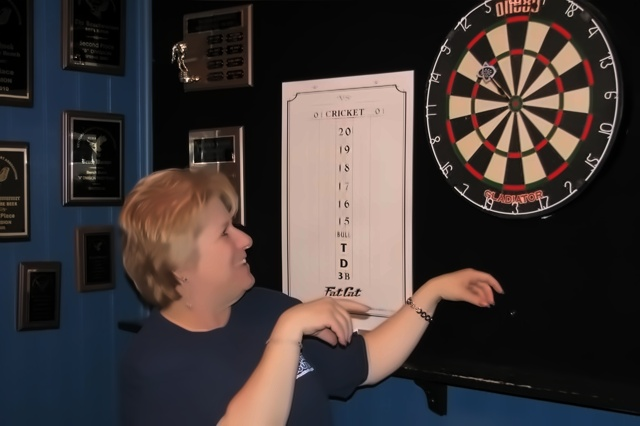
#> input picture de_noised/dart0.jpg, 640 x 426 px, found by its file name; its folder holds only this picture in this run
$ python dartboard.py
#> lines starting #> are read from the running program, lines starting #| are printed output that depends on the picture
import numpy as np
import cv2
import sys
import math
import os
import collections
import sys
from collections import namedtuple
from shapely.geometry import LineString
import matplotlib.pyplot as plt

abspath = os.path.abspath(__file__)
dname = os.path.dirname(abspath)
os.chdir(dname)

np.set_printoptions(threshold=sys.maxsize)

Rectangle = namedtuple('Rectangle', 'xmin ymin xmax ymax')


# [32 lines left out: functions area, rectangle, not called in this run]


def detect_and_frame(img_output,img_grey):
    cascadePath = "dart_board.xml"

    # normailising light
    cascade = cv2.CascadeClassifier(cascadePath)
    cv2.equalizeHist( img_grey, img_grey )
    faceRect = cascade.detectMultiScale( img_grey, scaleFactor=1.1, minNeighbors=1, minSize=(50,50), maxSize=(500,500),flags=cv2.CASCADE_SCALE_IMAGE )
    color = (255,0,0)
    # for (x,y,width,height) in faceRect:
        # x is row , y is col
        # cv2.rectangle(img_output, (x,y), (x+width,y+height) , color, 2)
    print("VJ : Finished the viola jones detection")
    return faceRect

def convolution(img,kernel):

    image_convoluted = np.zeros((height, width), np.float32)
    kernelX = 1
    kernelY = 1
    img_padded = cv2.copyMakeBorder(img, kernelX, kernelX, kernelY, kernelY, cv2.BORDER_REPLICATE)
    for i in range(1,height):
        for j in range(1,width):
            cov = np.multiply(kernel,img_padded[i - 1 : i + 2, j - 1: j + 2])
            image_convoluted[i][j] = float(np.sum(cov) / 9)

    return image_convoluted

# [12 lines left out: function normalize, not called in this run]

def sobel(img,dx,dy):

    image_dx = convolution(img,dx)
    image_dy = convolution(img,dy)

    gradient_magnitude = np.sqrt(np.power(image_dy,2) + np.power(image_dx,2))
    gradient_angle = np.arctan2(image_dy,image_dx)

    return image_dx,image_dy,gradient_magnitude,gradient_angle


def circle_detection_hough_space(gradient_magnitude,gradient_angle, hough_space_gradient_threshold, hough_circle_threshold, radius, twod_circle_space):

    final_output = collections.defaultdict(dict)
    hough_space = np.zeros((height, width, radius), np.int32)
    hough_space_output = np.zeros((height, width), np.float32)
    hough_space_max_r = np.zeros((height, width), np.float32)
    radius_offset = 10
    print("CD : Calculating Hough Space 3D")
    for i in range(height):
        for j in range(width):
            if(gradient_magnitude[i][j] > hough_space_gradient_threshold):
                for radi in range(radius):
                    radi_index = radi
                    radi += radius_offset
                    x0 = i + int(radi * math.sin(gradient_angle[i][j]))
                    y0 = j + int(radi * math.cos(gradient_angle[i][j]))
                    if x0 >= 0 and y0 >= 0 and x0 < height and y0 < width:
                        hough_space[x0][y0][radi_index] += 1

                    x1 = i - int(radi * math.sin(gradient_angle[i][j]))
                    y1 = j - int(radi * math.cos(gradient_angle[i][j]))
                    if x1 >= 0 and y1 >= 0 and x1 < height and y1 < width:
                        hough_space[x1][y1][radi_index] += 1

    print("CD : Calculating 2D Sum of Hough Space and max Radius")
    count = 0
    for i in range(0,height):
        for j in range(0,width):
                hough_space_output[i][j] = np.sum(hough_space[i][j])
                hough_space_max_r[i][j] = np.argmax(hough_space[i][j])


    # merging circles
    area_width = int(width / 5)
    area_height = int(height / 5)
    print("CD : Merging Circles")
    for i in range(0,(height - area_height) + 1, area_height):
        for j in range(0,(width - area_width) + 1, area_width):
                current_maximum = hough_space_output[i][j]
                index_1 = i
                index_2 = j
                for x0 in range(0,area_height):
                    for y0 in range(0,area_width):
                        if hough_space_output[i + x0][j + y0] > current_maximum:
                            current_maximum = hough_space_output[i + x0][j + y0]
                            hough_space_output[index_1][index_2] = 0
                            index_1 = i + x0
                            index_2 = j + y0
                        else:
                            hough_space_output[i + x0][j + y0] = 0
    print("CD : Merging the remainder areas")
    # first area right side
    for i in range(0, (height - area_height) + 1, area_height):
        j = width - area_width
        current_maximum = hough_space_output[i][j]
        index_1 = i
        index_2 = j
        for x0 in range(0, area_height):
            for y0 in range(0, area_width):
                if hough_space_output[i + x0][j + y0] > current_maximum:
                    current_maximum = hough_space_output[i + x0][j + y0]
                    hough_space_output[index_1][index_2] = 0
                    index_1 = i + x0
                    index_2 = j + y0
                else:
                    hough_space_output[i + x0][j + y0] = 0

    # second area bottom side
    for j in range(0,(width - area_width) + 1, area_width):
        i = height - area_height
        current_maximum = hough_space_output[i][j]
        index_1 = i
        index_2 = j
        for x0 in range(0, area_height):
            for y0 in range(0, area_width):
                if hough_space_output[i + x0][j + y0] > current_maximum:
                    current_maximum = hough_space_output[i + x0][j + y0]
                    hough_space_output[index_1][index_2] = 0
                    index_1 = i + x0
                    index_2 = j + y0
                else:
                    hough_space_output[i + x0][j + y0] = 0

    # END OF MERGING PROCESS
    print("CD : Output and Save Final Hough Space")
    for i in range(0,height):
        for j in range(0,width):
            if hough_space_output[i][j] > hough_circle_threshold:
                # stored as dictionary
                final_output[count]['row'] = i
                final_output[count]['column'] = j
                count += 1

                color = (0, 0, 255)
                cv2.circle(twod_circle_space, (j, i), int(hough_space_max_r[i][j] + radius_offset), color, 1)
    cv2.imwrite("40_percent/circle_space_" + num + "_.png", twod_circle_space)

    # PLOT GRAPH
    # imgplot = plt.imshow(hough_space_output)
    # plt.show()
    return final_output, count


def line_detection_hough_space(gradient_magnitude, gradient_angle, hough_line_gradient_threshold, hough_line_threshold):
    rho_max = np.ceil(np.sqrt(math.pow(width, 2) + math.pow(height, 2)))
    rhos = np.linspace(0, int(rho_max), int(rho_max))
    hough_space = np.zeros((2 * (width + height), 360), np.float32)
    intersection_map = np.zeros((height, width), np.float32)
    lines = []
    angleRange = 1
    line_combination_threshold = np.deg2rad(12)
    noise_assumption_threshold = np.deg2rad(5)

    print("LD : Calculating rho and theta ")
    print(hough_space.shape)
    for i in range(height):
        for j in range(width):
            if (gradient_magnitude[i][j] > hough_line_gradient_threshold):

                directionVal = gradient_angle[i][j]
                directionTheta = round(
                    np.rad2deg(directionVal) if (directionVal >= 0) else 360 + np.rad2deg(directionVal))

                if (directionTheta + angleRange < 360):
                    theta_min = 0 if (directionTheta - angleRange < 0) else int(directionTheta - angleRange)
                    theta_max = 359 if (directionTheta + angleRange > 359) else int(directionTheta + angleRange)
                    for t in range(theta_min, theta_max + 1, 1):
                        radians = np.deg2rad(t)
                        rho = round(i * math.sin(radians) + j * math.cos(radians) + width + height)
                        hough_space[rho][t] += 1

    line_idx = 0
    print("LD : Calculating x1,y1 and x2,y2 ")
    for r in range(hough_space.shape[0]):
        for t in range(hough_space.shape[1]):
            if (hough_space[r][t] > hough_line_threshold):
                a = np.cos(np.deg2rad(t))
                b = np.sin(np.deg2rad(t))
                x0 = a * (r - width - height)
                y0 = b * (r - width - height)
                x1 = int(x0 + 1000 * (-b))
                y1 = int(y0 + 1000 * (a))
                x2 = int(x0 - 1000 * (-b))
                y2 = int(y0 - 1000 * (a))

                lines.append([line_idx, (x1, y1), (x2, y2)])
                line_idx += 1

    print("LD : Calculating intersection ")
    intersection_count = 0

    for line in lines:
        slope_l = (math.pi / 2) if (line[2][0] - line[1][0] == 0) else np.arctan((line[2][1] - line[1][1]) / (line[2][0] - line[1][0]))
        if (abs(slope_l - 0) < noise_assumption_threshold) or (abs(slope_l - math.pi / 2) < noise_assumption_threshold) or (abs(slope_l + math.pi / 2) < noise_assumption_threshold):
            line[0] = -1

    for line_1 in lines:
        if (line_1[0] != -1):
            for line_2 in lines:
                if (line_1[0] < line_2[0]):
                    line1 = LineString([line_1[1], line_1[2]])
                    line2 = LineString([line_2[1], line_2[2]])
                    intersect = line1.intersection(line2)
                    if not intersect.is_empty and intersect.geom_type == 'Point':
                        slope_l1 = (math.pi / 2) if (line_1[2][0] - line_1[1][0] == 0) else np.arctan((line_1[2][1] - line_1[1][1]) / (line_1[2][0] - line_1[1][0]))
                        slope_l2 = (math.pi / 2) if (line_2[2][0] - line_2[1][0] == 0) else np.arctan((line_2[2][1] - line_2[1][1]) / (line_2[2][0] - line_2[1][0]))
                        if (abs(slope_l2 - slope_l1) < line_combination_threshold):
                            line_1[0] = -1
                        elif (abs(slope_l2 - slope_l1) >= line_combination_threshold):
                            if int(intersect.y) < height and int(intersect.x) < width and int(intersect.y) >= 0 and int(intersect.x) >= 0:
                                intersection_count += 1
                                intersection_map[int(intersect.y)][int(intersect.x)] += 1
    print(intersection_count)
    for line in lines:
        if line[0] != -1:
            cv2.line(twod_line_space, line[1], line[2], (0, 0, 255), 1)
    cv2.imwrite("40_percent/line_space_" + num + "_.png", twod_line_space)

    # PLOT
    # imgplot = plt.imshow(hough_space)
    # plt.show()
    return intersection_map, intersection_count

def filter_output(faceRect, circle_dict, circle_iterations, intersection_map, img_output, intersection_count, img_grey):
    # score threshold for 65_threshold_output
    all_positive_areas = collections.defaultdict(dict)
    positive_boxes_count = 0
    print("FO : Start Filtering")
    line_detected_threshold = intersection_count * 0.1
    circle_detected_threshold = circle_iterations * 0.1
    # decision here
    min_grey = img_grey.min()
    max_grey = img_grey.max()
    grey_counter_threshold = ((max_grey - min_grey) * 0.4) + min_grey

    # iterate each box of viola jones dartboard detection
    for (x,y,width,height) in faceRect:
        center_of_box_row = y + int(height/2)
        center_of_box_col = x + int(width/2)
        circle_count = 0
        line_count = 0
        white_count = 0

        circle_weight = 0.35
        line_weight = 0.65
        grey_weight = 0.00

        # calculate whiteness score
        for i in range(y, y + height):
            for j in range(x, x + width):
                if img_grey[i][j] < grey_counter_threshold:
                    white_count += 1

        # calculate score for lines intersection inside the viola jones box
        for i in range(y, y + height):
            for j in range(x, x + width):
                distance = np.sqrt(np.power((i - center_of_box_row),2) + np.power((j - center_of_box_col),2))
                individual_weight = (100 - distance) / 100
                line_count += int(intersection_map[i][j] * individual_weight)

        # calculate score for circle inside the viola jones box
        for circle_index in range(circle_iterations):
            row = circle_dict[circle_index]['row']
            col = circle_dict[circle_index]['column']

            # track count by giving it a weight of how far it is from the center of the circle
            if row > y and row < y + height and col > x and col < x + width:
                distance = np.sqrt(np.power((row - center_of_box_row),2) + np.power((col - center_of_box_col),2))
                individual_weight = (100 - distance) / 100
                circle_count += int(100 * individual_weight)

        # ignore the circles if there are not inside
        if circle_count == 0:
            c_threshold = 0
        else:
            c_threshold = circle_detected_threshold

        grey_detected_threshold = 0.3 * (height * width)
        total_threshold = (line_weight * line_detected_threshold) + (circle_weight * c_threshold) + (grey_weight * grey_detected_threshold)
        individual_acc_score = (line_weight * line_count) + (circle_weight * circle_count) + (grey_weight * white_count)

        if individual_acc_score > total_threshold:
            # if more than threshold , draw
            all_positive_areas[positive_boxes_count]['xmin'] = x
            all_positive_areas[positive_boxes_count]['ymin'] = y
            all_positive_areas[positive_boxes_count]['width'] = width
            all_positive_areas[positive_boxes_count]['height'] = height
            all_positive_areas[positive_boxes_count]['skip'] = False
            positive_boxes_count += 1

    # take out the areas that intersect too much
    for iterative in range(positive_boxes_count):
        for inner_iteration in range(positive_boxes_count):
            if iterative != inner_iteration:
                if not all_positive_areas[inner_iteration]['skip'] and not all_positive_areas[iterative]['skip']:
                    area_intersect,smaller = rectangle(all_positive_areas[inner_iteration], all_positive_areas[iterative])

                    if area_intersect > 0.4:
                        if smaller == 'a':
                            smaller_index = inner_iteration
                            larger_index = iterative

                        else:
                            smaller_index = iterative
                            larger_index = inner_iteration
                        # make other iteration skip this one
                        all_positive_areas[smaller_index]['skip'] = True

                        all_positive_areas[larger_index]['xmin'] = min(all_positive_areas[iterative]['xmin']
                                                                    ,all_positive_areas[inner_iteration]['xmin'])
                        all_positive_areas[larger_index]['ymin'] = min(all_positive_areas[iterative]['ymin'],
                                                                    all_positive_areas[inner_iteration]['ymin'])
                        all_positive_areas[larger_index]['width'] = max(all_positive_areas[iterative]['width'],
                                                                    all_positive_areas[inner_iteration]['width'])
                        all_positive_areas[larger_index]['height'] = max(all_positive_areas[iterative]['height'],
                                                                      all_positive_areas[inner_iteration]['height'])
    # draw the rest of the boxes
    for iterative in range(positive_boxes_count):
        if not all_positive_areas[iterative]['skip']:
            color = (0,255,0)
            cv2.rectangle(img_output, (all_positive_areas[iterative]['xmin'],all_positive_areas[iterative]['ymin']),
                          (all_positive_areas[iterative]['xmin'] + all_positive_areas[iterative]['width'],
                          all_positive_areas[iterative]['ymin'] + all_positive_areas[iterative]['height']), color, 2)


# Main function
if __name__ == "__main__":

    for number in range(0,16):
        num = str(number)
        print(" ------ Calculating :  " + num + " -----------")
        # [9 lines of commented-out code are left out]
        input = 'de_noised/dart' + num + '.jpg'
        img = cv2.imread(input, 0)
        img_grey = cv2.imread(input, 0)
        img_output = cv2.imread(input, 1)
#> img_output is the input picture: shape (426, 640, 3); mean B, G, R 55.4, 56.5, 65
        height, width = img.shape


        twod_line_space = np.zeros((height, width,3), dtype=np.uint8)
        twod_circle_space = np.zeros((height, width, 3), dtype=np.uint8)

        dx = np.array([[-1, 0, 1], [-2, 0, 2], [-1, 0, 1]], np.int32)
        dy = np.array([[-1, -2, -1], [0, 0, 0], [1, 2, 1]], np.int32)

        radius = int(width / 3)
        hough_space_gradient_threshold = 50
        hough_circle_threshold = 20
        hough_line_gradient_threshold = 38
        hough_line_threshold = 15


        # viola jones
        faceRect = detect_and_frame(img,img_grey)
#> in detect_and_frame, `cv2.equalizeHist( img_grey, img_grey )`:
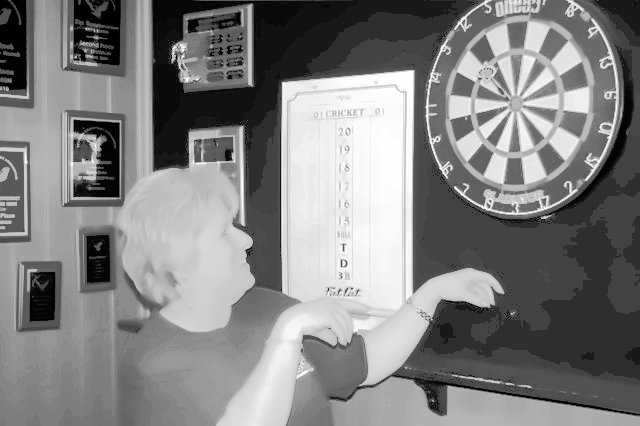
#> img_grey: shape (426, 640); min 0, max 255, mean 129.4
#> in detect_and_frame, `faceRect = cascade.detectMultiScale( img_grey, scaleFactor=1.1, minNei..`: faceRect = [[441, 40, 131, 131], [314, 229, 62, 62], [37, 121, 65, 65], [0, 154, 63, 63], [294, 107, 106, 106], [131, 46, 262, 262], [270, 40, 317, 317]]
        # calculate all the convolutions pre-calculations
        image_dx,image_dy,gradient_magnitude,gradient_angle = sobel(img,dx,dy)
#> after the loop in convolution (call 2), `for i in range(1,height):`:
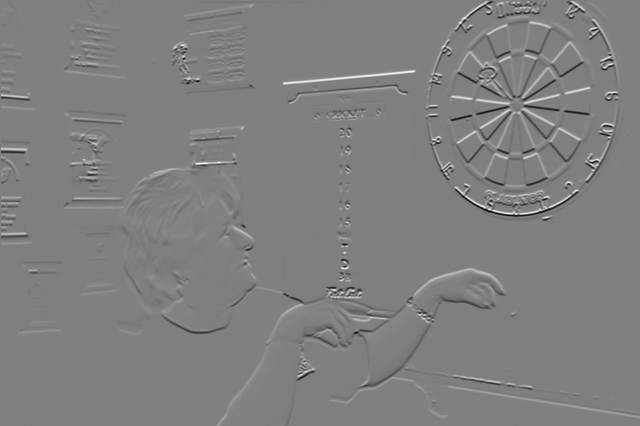
#> image_convoluted: shape (426, 640) float32; min -85.89, max 85.22, mean 0.1; drawn with min black and max white
#> in sobel, `gradient_angle = np.arctan2(image_dy,image_dx)`:
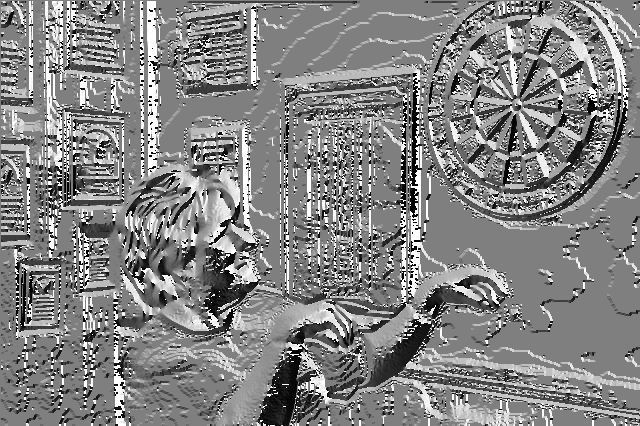
#> gradient_angle: shape (426, 640) float32; min -3.14, max 3.14, mean 0.113; drawn with min black and max white
        # calculation line detection and 65_threshold_output results
        intersection_map, intersection_count = line_detection_hough_space(gradient_magnitude, gradient_angle, hough_line_gradient_threshold, hough_line_threshold)
#| (2132, 360)
#> after the loop in line_detection_hough_space, `for r in range(hough_space.shape[0]):`: line_idx = 210; lines = 210 items
#> the loop in line_detection_hough_space, `for line in lines:` made 210 passes
#> slope_l on passes 1 to 3: -1.4, -1.41, -1.4
#> the loop in line_detection_hough_space, `for line_1 in lines:` made 210 passes
#> after the loop in line_detection_hough_space, `for line_1 in lines:`: intersection_count = 7757
#| 7757
#> the loop in line_detection_hough_space, `for line in lines:` made 210 passes
#> after the loop in line_detection_hough_space, `for line in lines:`:
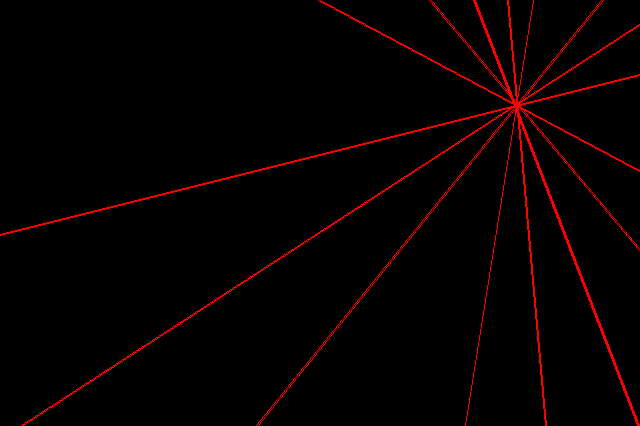
#> twod_line_space: shape (426, 640, 3); mean of channels 0, 1, 2 0, 0, 6.5; drawn as B, G, R
#> intersection_count = 7757
        # calculate circle detection
        circle_dict, circle_count = circle_detection_hough_space(gradient_magnitude,gradient_angle, hough_space_gradient_threshold, hough_circle_threshold, radius, twod_circle_space)
#> after the loop in circle_detection_hough_space, `for i in range(height):`: radi = 222
#> after the loop in circle_detection_hough_space, `for i in range(0,height):`:
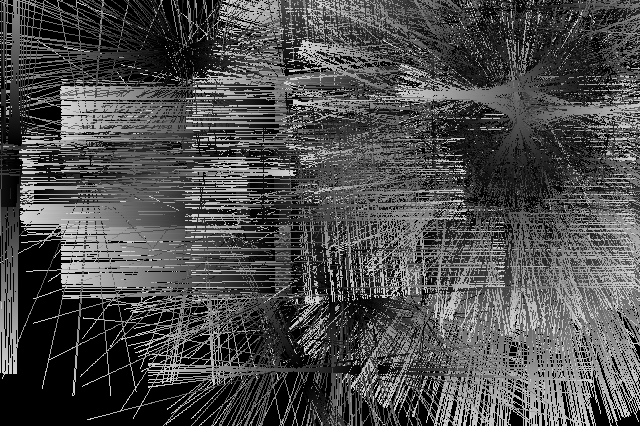
#> hough_space_max_r: shape (426, 640) float32; min 0, max 212, mean 76.2
#> after the loop in circle_detection_hough_space, `for i in range(0,height):`:
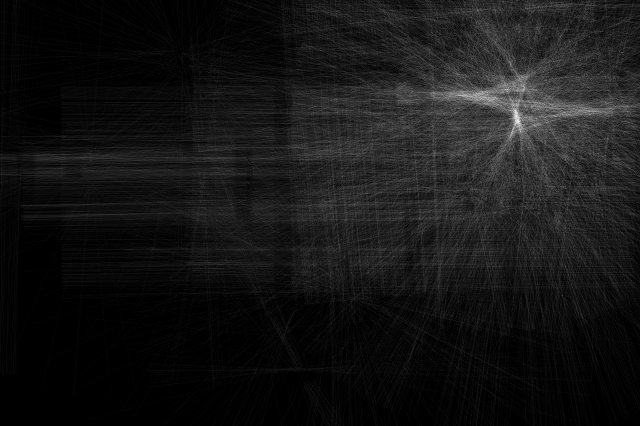
#> hough_space_output: shape (426, 640) float32; min 0, max 83, mean 7; drawn with min black and max white
#> after the loop in circle_detection_hough_space, `for i in range(0,height):`:
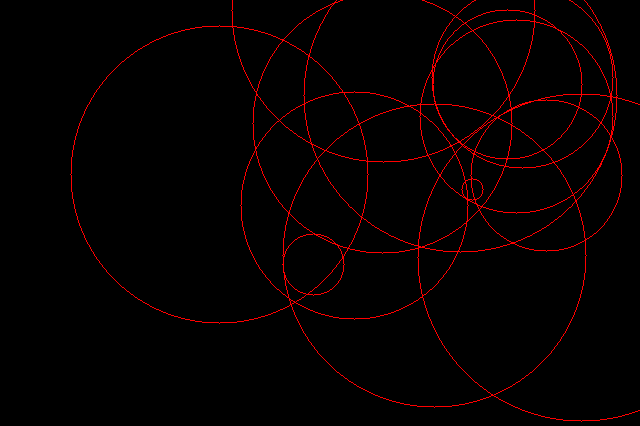
#> twod_circle_space: shape (426, 640, 3); mean of channels 0, 1, 2 0, 0, 6.1; drawn as B, G, R
#> after the loop in circle_detection_hough_space, `for i in range(0,height):`: count = 13; final_output = 13 items
#> circle_dict = 13 items; circle_count = 13
        # implement pipeline and filter of detections
        filter_output(faceRect, circle_dict, circle_count, intersection_map, img_output, intersection_count, img_grey)
#> in filter_output, `line_detected_threshold = intersection_count * 0.1`: line_detected_threshold = 775.7
#> in filter_output, `circle_detected_threshold = circle_iterations * 0.1`: circle_detected_threshold = 1.3
#> in filter_output, `min_grey = img_grey.min()`: min_grey = 0
#> in filter_output, `max_grey = img_grey.max()`: max_grey = 255
#> in filter_output, `grey_counter_threshold = ((max_grey - min_grey) * 0.4) + min_grey`: grey_counter_threshold = 102
#> the loop in filter_output, `for (x,y,width,height) in faceRect:` made 7 passes
#> (x, y, width, height, center_of_box_row, center_of_box_col, c_threshold, grey_detected_threshold) on pass 1: (441, 40, 131, 131, 105, 506, 1.3, 5148.3)
#> after the loop in filter_output, `for (x,y,width,height) in faceRect:`: all_positive_areas = 1 item; positive_boxes_count = 1
#> (the run stopped early here; a loop or call above may not have finished)
